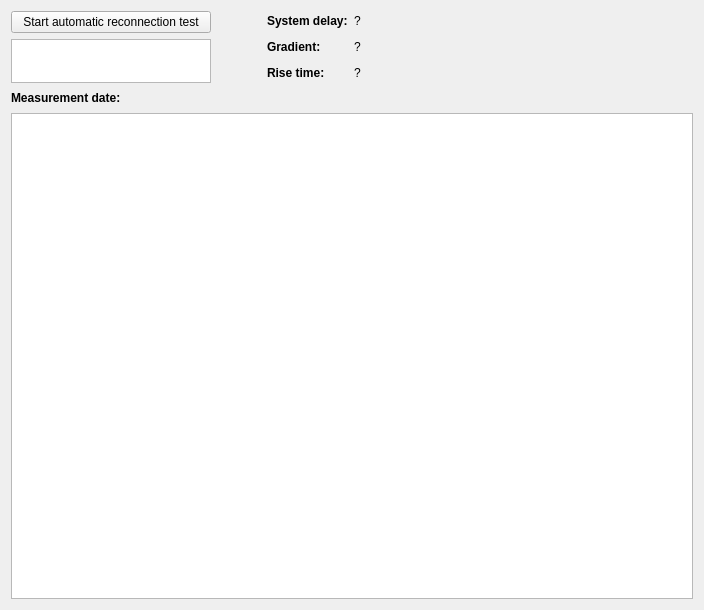
<?xml version="1.0" encoding="UTF-8"?>
<ui version="4.0">
 <class>AutoReconnectTab</class>
 <widget class="QWidget" name="AutoReconnectTab">
  <property name="geometry">
   <rect>
    <x>0</x>
    <y>0</y>
    <width>704</width>
    <height>610</height>
   </rect>
  </property>
  <property name="windowTitle">
   <string>Form</string>
  </property>
  <layout class="QVBoxLayout" name="verticalLayout_2">
   <item>
    <layout class="QHBoxLayout" name="horizontalLayout" stretch="0,1">
     <item>
      <layout class="QVBoxLayout" name="verticalLayout">
       <property name="rightMargin">
        <number>50</number>
       </property>
       <item>
        <widget class="QPushButton" name="btnAutoReconnect">
         <property name="maximumSize">
          <size>
           <width>200</width>
           <height>16777215</height>
          </size>
         </property>
         <property name="text">
          <string>Start automatic reconnection test</string>
         </property>
         <property name="checkable">
          <bool>true</bool>
         </property>
        </widget>
       </item>
       <item>
        <widget class="QPlainTextEdit" name="textTestInfo">
         <property name="sizePolicy">
          <sizepolicy hsizetype="Minimum" vsizetype="Maximum">
           <horstretch>0</horstretch>
           <verstretch>0</verstretch>
          </sizepolicy>
         </property>
         <property name="minimumSize">
          <size>
           <width>125</width>
           <height>22</height>
          </size>
         </property>
         <property name="maximumSize">
          <size>
           <width>200</width>
           <height>44</height>
          </size>
         </property>
         <property name="undoRedoEnabled">
          <bool>false</bool>
         </property>
         <property name="readOnly">
          <bool>true</bool>
         </property>
         <property name="plainText">
          <string/>
         </property>
        </widget>
       </item>
      </layout>
     </item>
     <item>
      <layout class="QGridLayout" name="gridLayoutTop">
       <item row="1" column="1">
        <widget class="QLabel" name="labelGradient">
         <property name="sizePolicy">
          <sizepolicy hsizetype="Preferred" vsizetype="Preferred">
           <horstretch>0</horstretch>
           <verstretch>0</verstretch>
          </sizepolicy>
         </property>
         <property name="font">
          <font>
           <bold>true</bold>
          </font>
         </property>
         <property name="toolTip">
          <string>The gradient represents the slope with which the process variable rises to the setpoint.</string>
         </property>
         <property name="text">
          <string>Gradient:</string>
         </property>
         <property name="alignment">
          <set>Qt::AlignLeading|Qt::AlignLeft|Qt::AlignVCenter</set>
         </property>
        </widget>
       </item>
       <item row="1" column="2">
        <widget class="QLabel" name="labelGradientVal">
         <property name="text">
          <string>?</string>
         </property>
         <property name="alignment">
          <set>Qt::AlignLeading|Qt::AlignLeft|Qt::AlignVCenter</set>
         </property>
        </widget>
       </item>
       <item row="0" column="2">
        <widget class="QLabel" name="labelSystemDelayVal">
         <property name="text">
          <string>?</string>
         </property>
         <property name="alignment">
          <set>Qt::AlignLeading|Qt::AlignLeft|Qt::AlignVCenter</set>
         </property>
        </widget>
       </item>
       <item row="0" column="4">
        <spacer name="hSpacerMid">
         <property name="orientation">
          <enum>Qt::Horizontal</enum>
         </property>
         <property name="sizeType">
          <enum>QSizePolicy::Minimum</enum>
         </property>
         <property name="sizeHint" stdset="0">
          <size>
           <width>20</width>
           <height>20</height>
          </size>
         </property>
        </spacer>
       </item>
       <item row="2" column="1">
        <widget class="QLabel" name="labelRiseTime">
         <property name="sizePolicy">
          <sizepolicy hsizetype="Preferred" vsizetype="Preferred">
           <horstretch>0</horstretch>
           <verstretch>0</verstretch>
          </sizepolicy>
         </property>
         <property name="font">
          <font>
           <bold>true</bold>
          </font>
         </property>
         <property name="toolTip">
          <string>The rise time indicates the time elapsed during the rise from 0 % to 100 % of the setpoint value.</string>
         </property>
         <property name="text">
          <string>Rise time:</string>
         </property>
         <property name="alignment">
          <set>Qt::AlignLeading|Qt::AlignLeft|Qt::AlignVCenter</set>
         </property>
        </widget>
       </item>
       <item row="2" column="2">
        <widget class="QLabel" name="labelRiseTimeVal">
         <property name="text">
          <string>?</string>
         </property>
         <property name="alignment">
          <set>Qt::AlignLeading|Qt::AlignLeft|Qt::AlignVCenter</set>
         </property>
        </widget>
       </item>
       <item row="0" column="5">
        <widget class="QLabel" name="labelTest1Info">
         <property name="minimumSize">
          <size>
           <width>150</width>
           <height>0</height>
          </size>
         </property>
         <property name="text">
          <string/>
         </property>
         <property name="alignment">
          <set>Qt::AlignRight|Qt::AlignTrailing|Qt::AlignVCenter</set>
         </property>
        </widget>
       </item>
       <item row="0" column="1">
        <widget class="QLabel" name="labelSystemDelay">
         <property name="sizePolicy">
          <sizepolicy hsizetype="Preferred" vsizetype="Preferred">
           <horstretch>0</horstretch>
           <verstretch>0</verstretch>
          </sizepolicy>
         </property>
         <property name="font">
          <font>
           <bold>true</bold>
          </font>
         </property>
         <property name="toolTip">
          <string>The system delay represents the time that elapses between the execution of the control command and the response of the controlled system.</string>
         </property>
         <property name="text">
          <string>System delay:</string>
         </property>
         <property name="alignment">
          <set>Qt::AlignLeading|Qt::AlignLeft|Qt::AlignVCenter</set>
         </property>
        </widget>
       </item>
       <item row="0" column="6">
        <spacer name="hSpacerRight">
         <property name="orientation">
          <enum>Qt::Horizontal</enum>
         </property>
         <property name="sizeHint" stdset="0">
          <size>
           <width>40</width>
           <height>20</height>
          </size>
         </property>
        </spacer>
       </item>
      </layout>
     </item>
    </layout>
   </item>
   <item>
    <layout class="QGridLayout" name="gridLayout">
     <item row="0" column="2">
      <spacer name="hSpacerRight3">
       <property name="orientation">
        <enum>Qt::Horizontal</enum>
       </property>
       <property name="sizeHint" stdset="0">
        <size>
         <width>37</width>
         <height>18</height>
        </size>
       </property>
      </spacer>
     </item>
     <item row="0" column="1">
      <widget class="QLabel" name="labelMeasDateValue">
       <property name="sizePolicy">
        <sizepolicy hsizetype="Preferred" vsizetype="Preferred">
         <horstretch>0</horstretch>
         <verstretch>0</verstretch>
        </sizepolicy>
       </property>
       <property name="minimumSize">
        <size>
         <width>60</width>
         <height>0</height>
        </size>
       </property>
       <property name="font">
        <font>
         <bold>false</bold>
        </font>
       </property>
       <property name="text">
        <string/>
       </property>
      </widget>
     </item>
     <item row="0" column="0">
      <widget class="QLabel" name="labelMeasDate">
       <property name="sizePolicy">
        <sizepolicy hsizetype="Preferred" vsizetype="Preferred">
         <horstretch>0</horstretch>
         <verstretch>0</verstretch>
        </sizepolicy>
       </property>
       <property name="font">
        <font>
         <bold>true</bold>
        </font>
       </property>
       <property name="text">
        <string>Measurement date:</string>
       </property>
      </widget>
     </item>
    </layout>
   </item>
   <item>
    <widget class="PlotWidget" name="XYGraph">
     <property name="minimumSize">
      <size>
       <width>0</width>
       <height>400</height>
      </size>
     </property>
     <property name="maximumSize">
      <size>
       <width>16777215</width>
       <height>16777215</height>
      </size>
     </property>
    </widget>
   </item>
  </layout>
 </widget>
 <customwidgets>
  <customwidget>
   <class>PlotWidget</class>
   <extends>QGraphicsView</extends>
   <header>pyqtgraph</header>
  </customwidget>
 </customwidgets>
 <tabstops>
  <tabstop>XYGraph</tabstop>
 </tabstops>
 <resources/>
 <connections/>
</ui>
